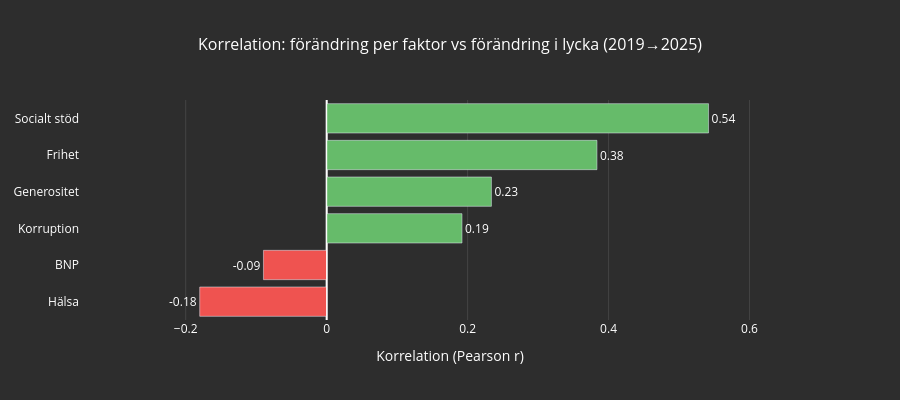

Notebook cell for this chart:
### Code cell
# Svar på Följdfråga 2: vilken faktors förändring hänger starkast ihop med förändringen i lycka?
# För varje land beräknas skillnaden per faktor (2025 − 2019) och korreleras mot lycko-delta.
# Resultatet visar vilka faktorer som bäst predicerar om ett land förbättrade eller försämrade sin lyckopoäng.

# Delta per faktor: värdet 2025 minus värdet 2019 för samma land
df_faktor_2019 = df[df['Year'] == 2019].set_index('Country name')[faktorer]
df_faktor_2025 = df[df['Year'] == 2025].set_index('Country name')[faktorer]
delta_faktorer = (df_faktor_2025 - df_faktor_2019).dropna()
delta_faktorer.columns = faktor_etiketter

# # Beräkna lycko-delta (2025 − 2019) och säkerställ att det matchar samma länder som faktoranalysen
delta_lycka = (
    df[df['Year'] == 2025].set_index('Country name')['Life evaluation (3-year average)']
    - df[df['Year'] == 2019].set_index('Country name')['Life evaluation (3-year average)']
).reindex(delta_faktorer.index)

# Korrelation: hur starkt hänger varje faktors förändring ihop med lyckoförändringen?
korrelationer = delta_faktorer.corrwith(delta_lycka).sort_values(ascending=True)

# Färgkoda: grön om positiv korrelation, röd om negativ
korr_färger = ['#ef5350' if k < 0 else '#66bb6a' for k in korrelationer]

fig = go.Figure()

fig.add_trace(go.Bar(
    x=korrelationer.values,
    y=korrelationer.index,
    orientation='h',
    marker_color=korr_färger,
    text=[f"{k:.2f}" for k in korrelationer.values],
    textposition='outside',
    textfont=dict(color='white', size=12)
))

fig.add_vline(x=0, line_color='white', line_width=1)

fig.update_layout(
    title=dict(
        text='Korrelation: förändring per faktor vs förändring i lycka (2019→2025)',
        font=dict(color='white', size=16),
        x=0.5
    ),
    xaxis=dict(
        title='Korrelation (Pearson r)',
        title_font=dict(color='white'),
        tickfont=dict(color='white'),
        gridcolor='#444444',
        range=[-0.35, 0.7]
    ),
    yaxis=dict(tickfont=dict(color='white')),
    plot_bgcolor='#2d2d2d',
    paper_bgcolor='#2d2d2d',
    height=400
)

fig.show()

# Till presentation: Följdfråga 2 besvarad direkt.
# Socialt stöd (r=0.54) och Frihet (r=0.38) är de faktorer vars förändring
# bäst förklarar om ett land vann eller förlorade i lycka.
# BNP och Hälsa är svagt negativt korrelerade — att vara rik garanterar inte förbättring.

### Figure 1 — Plotly figure (JSON) as saved in the notebook; plotly's stock layout.template omitted (floating-point values rounded to 4 significant figures)
{"data": [{"marker": {"color": ["#ef5350", "#ef5350", "#66bb6a", "#66bb6a", "#66bb6a", "#66bb6a"]}, "orientation": "h", "text": ["-0.18", "-0.09", "0.19", "0.23", "0.38", "0.54"], "textfont": {"color": "white", "size": 12}, "textposition": "outside", "type": "bar", "x": [-0.1801, -0.08972, 0.192, 0.2338, 0.3835, 0.5418], "y": ["Hälsa", "BNP", "Korruption", "Generositet", "Frihet", "Socialt stöd"]}], "layout": {"height": 400, "paper_bgcolor": "#2d2d2d", "plot_bgcolor": "#2d2d2d", "shapes": [{"line": {"color": "white", "width": 1}, "type": "line", "x0": 0, "x1": 0, "xref": "x", "y0": 0, "y1": 1, "yref": "y domain"}], "title": {"font": {"color": "white", "size": 16}, "text": "Korrelation: förändring per faktor vs förändring i lycka (2019→2025)", "x": 0.5}, "xaxis": {"gridcolor": "#444444", "range": [-0.35, 0.7], "tickfont": {"color": "white"}, "title": {"font": {"color": "white"}, "text": "Korrelation (Pearson r)"}}, "yaxis": {"tickfont": {"color": "white"}}}}
